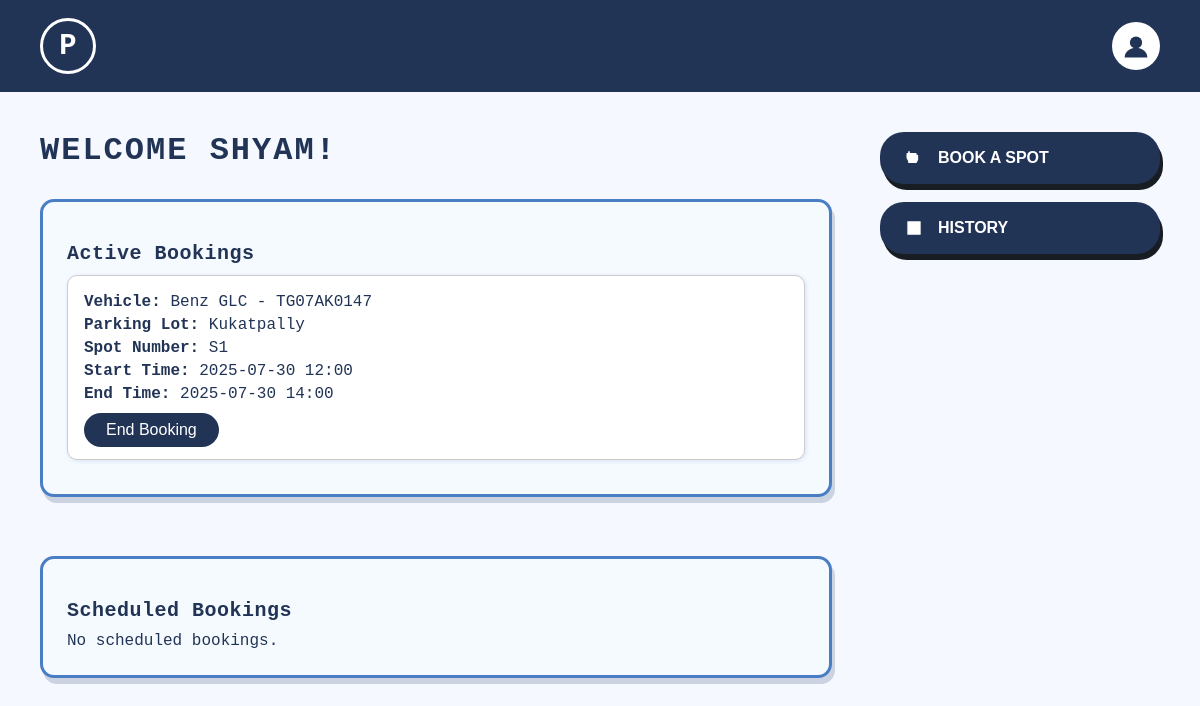
Before: /user/dashboard (signed in) with the older database file.
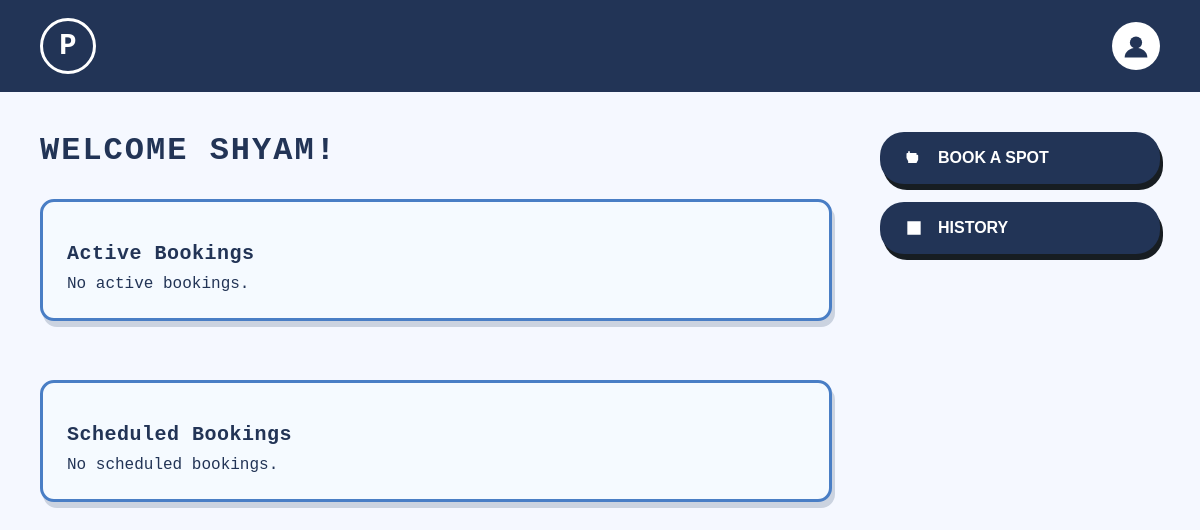
After: the same page with the newer database file.
### backend/models.py (models this page shows)
class Reservation(db.Model):
    __tablename__ = "Reservation"
    id = db.Column(db.Integer, primary_key = True, autoincrement = True)
    spot_id = db.Column(db.Integer, db.ForeignKey("ParkingSpot.id"), nullable = False)
    user_id = db.Column(db.Integer, db.ForeignKey("User.id"), nullable = False)
    vehicle_id = db.Column(db.Integer, db.ForeignKey("Vehicle.id"), nullable=True)
    status = db.Column(db.String, nullable = False)
    cost = db.Column(db.Numeric(10, 2), nullable=False)
    entry_ts = db.Column(db.DateTime(timezone=True), default=lambda:datetime.now(IST))
    exit_ts = db.Column(db.DateTime(timezone=True))
    user = db.relationship("User", backref = "reservations")
    spot = db.relationship("ParkingSpot", backref = "reservations")
    vehicle = db.relationship("Vehicle", backref="reservations")

class Vehicle(db.Model):
    __tablename__ = "Vehicle"
    id = db.Column(db.Integer, primary_key = True, autoincrement = True)
    user_id= db.Column(db.Integer, db.ForeignKey("User.id"), nullable = False)
    vehicle_type = db.Column(db.String, nullable = False)
    vehicle_number= db.Column(db.String, unique = True, nullable = False)
    user = db.relationship("User", backref = "vehicles")

class ParkingLot(db.Model):
    __tablename__ = "ParkingLot"
    id = db.Column(db.Integer, primary_key = True, autoincrement = True)
    location = db.Column(db.String, nullable = False)
    address = db.Column(db.String, nullable = False)
    price = db.Column(db.Integer, nullable = False)
    no_of_spots = db.Column(db.Integer, nullable = False)

class ParkingSpot(db.Model):
    __tablename__ = "ParkingSpot"
    id = db.Column(db.Integer, primary_key = True, autoincrement = True)
    lot_id= db.Column(db.Integer, db.ForeignKey("ParkingLot.id"), nullable = False)
    status = db.Column(db.String, nullable = False)
    spot_number= db.Column(db.String, nullable = False)
    lot = db.relationship("ParkingLot", backref = "spots")
    __table_args__ = (
        db.UniqueConstraint('lot_id', 'spot_number', name='_lot_spot'),
    )

### backend/routes.py (the view)
@routes_bp.route("/user/dashboard", methods=["GET", "POST"])
@login_required
def user_dashboard():
    expire_old_reservations()
    active_bookings = Reservation.query.filter_by(user_id=current_user.id, status="Active").all()
    inactive_bookings = Reservation.query.filter_by(user_id=current_user.id, status="Inactive").all()
    parking_lots = ParkingLot.query.all()
    now = datetime.now(IST)
    scheduled_bookings = (
        Reservation.query
        .filter(
            Reservation.user_id == current_user.id,
            Reservation.status == 'Scheduled',
            Reservation.entry_ts > now
        )
        .order_by(Reservation.entry_ts.asc())
        .all()
    )
    inactive_bookings = Reservation.query.filter_by(user_id=current_user.id, status="Inactive").all()
    locations_query = db.session.query(ParkingLot.location).distinct().all()
    locations = [loc[0] for loc in locations_query]
    lots = ParkingLot.query.all()
    return render_template(
        "user/dashboard.html",
        current_user=current_user,
        active_bookings=active_bookings,
        scheduled_bookings=scheduled_bookings,
        inactive_bookings=inactive_bookings,
        locations=locations,
        parking_lots=lots
    )

### backend/routes.py (called while the page is built)
def expire_old_reservations():
    try:
        now = datetime.now(IST)
        expired = Reservation.query.filter(
            Reservation.exit_ts == None,
            Reservation.status == 'Active',
            Reservation.exit_ts <= now
        ).all()
        for res in expired:
            res.status = 'Expired'
            res.exit_ts = now
            res.spot.status = 'Available'
        db.session.commit()
    except Exception as e:
        db.session.rollback()
        print("DB rollback due to error in expire_old_reservations:", e)

### templates/user/dashboard.html (shortened to what this page needs)
<!DOCTYPE html>
<html lang="en">
<head>
</head>
<body>
  <div class="navbar">
    <div class="logo-circle">P</div>
    <div class="dropdown">
      <div class="user-profile">
        <svg viewBox="0 0 32 32">
          <circle cx="16" cy="12" r="7"/>
          <path d="M3,29c0-6.1,6-11,13-11s13,4.9,13,11"/>
        </svg>
      </div>
    </div>
  </div>
  <div class="container">
    <div class="dashboard-main">
      <div class="welcome-text">WELCOME {{ current_user.name.upper() }}!</div>
      <div class="dashboard-panels">
        <div class="panel booking-card">
          <h3>Active Bookings</h3>
          {% if active_bookings %}
            {% for booking in active_bookings %}
              <div class="booking-item">
                <p><strong>Vehicle:</strong> {{ booking.vehicle.vehicle_type }} - {{ booking.vehicle.vehicle_number }}</p>
                <p><strong>Parking Lot:</strong> {{ booking.spot.lot.address }}</p>
                <p><strong>Spot Number:</strong> {{ booking.spot.spot_number }}</p>
                <p><strong>Start Time:</strong> {{ booking.entry_ts.strftime('%Y-%m-%d %H:%M')|to_ist }}</p>
                <p><strong>End Time:</strong>
                  {% if booking.exit_ts %}{{ booking.exit_ts.strftime('%Y-%m-%d %H:%M') |to_ist }}{% else %}Ongoing{% endif %}
                </p>
                <form class="end-booking-form" data-booking-id="{{ booking.id }}">
                  <button type="submit" class="end-booking-btn">End Booking</button>
                </form>
              </div>
            {% endfor %}
          {% else %}
            <p>No active bookings.</p>
          {% endif %}
        </div>
        <div class="panel booking-card" style="margin-top: 2em;">
          <h3>Scheduled Bookings</h3>
          {% if scheduled_bookings %}
            {% for booking in scheduled_bookings %}
              <div class="booking-item">
                <p><strong>Vehicle:</strong> {{ booking.vehicle.vehicle_type }} - {{ booking.vehicle.vehicle_number }}</p>
                <p><strong>Parking Lot:</strong> {{ booking.spot.lot.address }}</p>
                <p><strong>Spot Number:</strong> {{ booking.spot.spot_number }}</p>
                <p><strong>Start Time:</strong> {{ booking.entry_ts.strftime('%Y-%m-%d %H:%M')|to_ist }}</p>
                <p><strong>End Time:</strong> {{ booking.exit_ts.strftime('%Y-%m-%d %H:%M')|to_ist }}</p>
                <form method="POST" action="{{ url_for('routes_bp.cancel_reservation', res_id=booking.id) }}" onsubmit="return confirm('Are you sure you want to cancel this booking?');">
                  <button type="submit" class="cancel-booking-btn">Cancel Booking</button>
                </form>
              </div>
            {% endfor %}
          {% else %}
            <p>No scheduled bookings.</p>
          {% endif %}
        </div>
      </div>
    </div>
    <div class="sidebar-buttons">
      <button class="sidebar-button" onclick="openModal()">
        <svg viewBox="0 0 24 24" style="width:20px; height:20px; fill:#fff;">
          <path d="M5 16L3 12V7a1 1 0 0 1 1-1h1v-2h2v2h6V6h2v2h1a1 1 0 0 1 1 1v5l-2 4H5z"/>
        </svg>
        Book a Spot
      </button>
      <button class="sidebar-button" onclick="window.location.href='/user/history'">
        <svg viewBox="0 0 24 24"><path d="M4 4h16v16H4z M6 6h12v2H6z M6 10h12v2H6z M6 14h8v2H6z"/></svg>
        History
      </button>
    </div>
  </div>
</body>
</html>

Changed rows visible on the page:
no longer on this page (row edited): Reservation: vehicle.vehicle_type "Benz GLC", vehicle.vehicle_number "TG07AK0147", spot.lot.address "Kukatpally", spot.spot_number "S1", entry_ts|to_ist "2025-07-30 12:00", exit_ts|to_ist "2025-07-30 14:00"
Other visible differences:
text now shown: "No active bookings."
